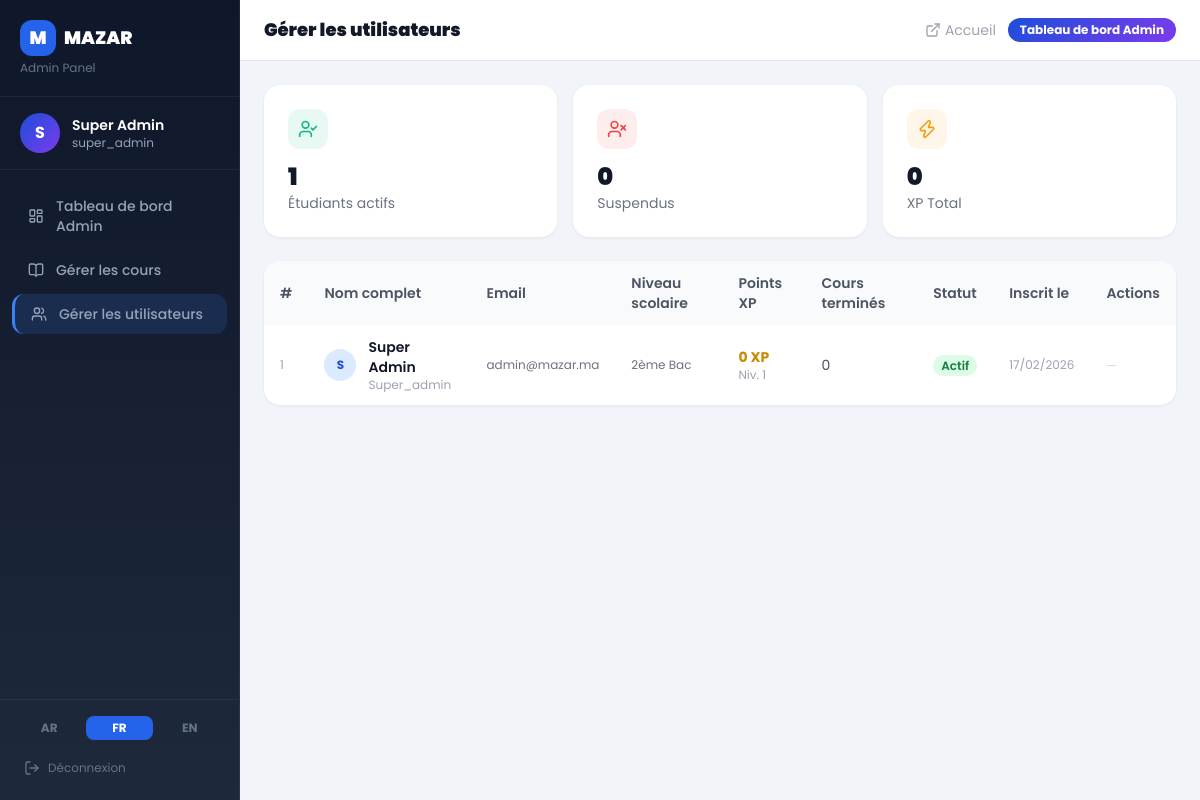
/admin/manage_users.php (signed in), run on the app's committed database.
### tables this page shows
CREATE TABLE IF NOT EXISTS `users` (
  `id`             INT UNSIGNED     NOT NULL AUTO_INCREMENT,
  `full_name`      VARCHAR(120)     NOT NULL,
  `email`          VARCHAR(180)     NOT NULL,
  `password`       VARCHAR(255)     NOT NULL,
  `grade_level_id` INT UNSIGNED     NOT NULL,
  `role`           ENUM('student','staff','admin','super_admin') NOT NULL DEFAULT 'student',
  `xp_points`      INT UNSIGNED     NOT NULL DEFAULT 0,
  `level`          TINYINT UNSIGNED NOT NULL DEFAULT 1,
  `status`         ENUM('active','banned') NOT NULL DEFAULT 'active',
  `created_at`     DATETIME         NOT NULL DEFAULT CURRENT_TIMESTAMP,
  PRIMARY KEY (`id`),
  UNIQUE KEY `email` (`email`),
  KEY `grade_level_id` (`grade_level_id`),
  CONSTRAINT `fk_users_level` FOREIGN KEY (`grade_level_id`) REFERENCES `levels` (`id`)
);

CREATE TABLE IF NOT EXISTS `levels` (
  `id`        INT UNSIGNED NOT NULL AUTO_INCREMENT,
  `name_ar`   VARCHAR(100) NOT NULL,
  `name_fr`   VARCHAR(100) NOT NULL,
  `name_en`   VARCHAR(100) NOT NULL,
  `slug`      VARCHAR(60)  NOT NULL,
  `order_num` TINYINT      NOT NULL DEFAULT 0,
  PRIMARY KEY (`id`),
  UNIQUE KEY `slug` (`slug`)
);

### includes/functions.php (called while the page is built, shortened)
<?php
function getCurrentLang(): string {
    return $_SESSION[SESS_LANG] ?? DEFAULT_LANG;
}
function getDirection(): string {
    return getCurrentLang() === 'ar' ? 'rtl' : 'ltr';
}
function loadTranslations(): array {
    static $trans = null;
    if ($trans === null) {
        $lang = getCurrentLang();
        $file = dirname(__DIR__) . '/lang/' . $lang . '.php';
        $trans = include $file;
    }
    return $trans;
}
function t(string $key, array $replace = []): string {
    $translations = loadTranslations();
    $text = $translations[$key] ?? $key;
    return $text;
}

### admin/manage_users.php (the view, shortened to what this page needs)
<?php
require_once dirname(__DIR__) . '/includes/functions.php';
$db        = getDB();
$pageTitle = t('manage_users');
$users = $db->query(
    "SELECT u.id, u.full_name, u.email, u.role, u.xp_points, u.level, u.status, u.created_at,
            lv.name_fr AS grade,
            (SELECT COUNT(*) FROM user_lesson_completions ulc WHERE ulc.user_id=u.id) AS completions
     FROM users u
     JOIN levels lv ON lv.id = u.grade_level_id
     ORDER BY u.xp_points DESC"
)->fetchAll();
require dirname(__DIR__) . '/admin/_layout.php';
?>
<div class="grid grid-cols-3 gap-4 mb-6">
  <?php
  $active  = count(array_filter($users, fn($u)=>$u['status']==='active'));
  $banned  = count($users) - $active;
  $totalXP = array_sum(array_column($users,'xp_points'));
  $cards   = [
    ['Étudiants actifs', $active,  'user-check','#10B981'],
    ['Suspendus',        $banned,  'user-x',    '#EF4444'],
    ['XP Total',         number_format($totalXP), 'zap', '#F59E0B'],
  ];
  foreach($cards as [$label,$val,$icon,$color]):
  ?>
  <div class="stat-card">
    <div class="w-10 h-10 rounded-xl flex items-center justify-center mb-3" style="background:<?= $color ?>18">
      <i data-lucide="<?= $icon ?>" class="w-5 h-5" style="color:<?= $color ?>"></i>
    </div>
    <div class="text-2xl font-black text-gray-900"><?= $val ?></div>
    <div class="text-gray-500 text-sm"><?= $label ?></div>
  </div>
  <?php endforeach; ?>
</div>
<div class="admin-card overflow-hidden">
  <div class="overflow-x-auto">
    <table class="dt-table w-full text-sm">
      <thead>
        <tr class="bg-gray-50 text-gray-600 text-left">
          <th class="px-4 py-3 font-semibold">#</th>
          <th class="px-4 py-3 font-semibold"><?= t('full_name') ?></th>
          <th class="px-4 py-3 font-semibold"><?= t('email') ?></th>
          <th class="px-4 py-3 font-semibold"><?= t('grade_level') ?></th>
          <th class="px-4 py-3 font-semibold"><?= t('xp_points') ?></th>
          <th class="px-4 py-3 font-semibold"><?= t('total_completions') ?></th>
          <th class="px-4 py-3 font-semibold"><?= t('status') ?></th>
          <th class="px-4 py-3 font-semibold"><?= t('joined_at') ?></th>
          <th class="px-4 py-3 font-semibold"><?= t('actions') ?></th>
        </tr>
      </thead>
      <tbody class="divide-y divide-gray-100">
        <?php foreach($users as $u): ?>
        <tr class="hover:bg-gray-50 transition">
          <td class="px-4 py-3 text-gray-400 text-xs"><?= $u['id'] ?></td>
          <td class="px-4 py-3">
            <div class="flex items-center gap-3">
              <div class="w-8 h-8 rounded-full bg-blue-100 flex items-center justify-center text-blue-700 font-bold text-xs flex-shrink-0">
                <?= mb_strtoupper(mb_substr($u['full_name'],0,1)) ?>
              </div>
              <div>
                <div class="font-semibold text-gray-900"><?= htmlspecialchars($u['full_name']) ?></div>
                <div class="text-xs text-gray-400"><?= ucfirst($u['role']) ?></div>
              </div>
            </div>
          </td>
          <td class="px-4 py-3 text-gray-500 text-xs"><?= htmlspecialchars($u['email']) ?></td>
          <td class="px-4 py-3 text-gray-500 text-xs"><?= htmlspecialchars($u['grade']) ?></td>
          <td class="px-4 py-3">
            <div class="font-bold text-yellow-600"><?= number_format($u['xp_points']) ?> XP</div>
            <div class="text-gray-400 text-xs">Niv. <?= $u['level'] ?></div>
          </td>
          <td class="px-4 py-3 text-gray-600 text-sm"><?= $u['completions'] ?></td>
          <td class="px-4 py-3">
            <span class="px-2 py-0.5 rounded-full text-xs font-semibold <?= $u['status']==='active' ? 'bg-green-100 text-green-700' : 'bg-red-100 text-red-700' ?>">
              <?= $u['status']==='active' ? t('active') : t('banned') ?>
            </span>
          </td>
          <td class="px-4 py-3 text-gray-400 text-xs"><?= date('d/m/Y', strtotime($u['created_at'])) ?></td>
          <td class="px-4 py-3">
            <?php if ($u['id'] != $_SESSION[SESS_USER_ID]): ?>
            <div class="flex flex-wrap gap-1">
              <form method="POST" class="inline">
                <?= csrfField() ?>
                <input type="hidden" name="action"  value="toggle_status">
                <input type="hidden" name="user_id" value="<?= $u['id'] ?>">
                <button type="submit"
                        class="text-xs px-2 py-1 rounded-lg font-semibold transition <?= $u['status']==='active' ? 'bg-red-50 text-red-600 hover:bg-red-100' : 'bg-green-50 text-green-600 hover:bg-green-100' ?>">
                  <?= $u['status']==='active' ? t('ban_user') : t('activate_user') ?>
                </button>
              </form>
              <button onclick="openXpModal(<?= $u['id'] ?>, '<?= htmlspecialchars(addslashes($u['full_name'])) ?>')"
                      class="text-xs px-2 py-1 rounded-lg font-semibold bg-yellow-50 text-yellow-700 hover:bg-yellow-100 transition">
                ⚡ <?= t('add_xp') ?>
              </button>
              <form method="POST" class="inline" onsubmit="return confirm('Réinitialiser le XP ?')">
                <?= csrfField() ?>
                <input type="hidden" name="action"  value="reset_xp">
                <input type="hidden" name="user_id" value="<?= $u['id'] ?>">
                <button type="submit"
                        class="text-xs px-2 py-1 rounded-lg font-semibold bg-gray-50 text-gray-600 hover:bg-gray-100 transition">
                  <?= t('reset_xp') ?>
                </button>
              </form>
            </div>
            <?php else: ?>
            <span class="text-gray-300 text-xs">—</span>
            <?php endif; ?>
          </td>
        </tr>
        <?php endforeach; ?>
      </tbody>
    </table>
  </div>
</div>
<?php require dirname(__DIR__) . '/admin/_layout_end.php'; ?>

### admin/_layout.php (shortened to what this page needs)
<?php
$lang = getCurrentLang();
$dir  = getDirection();
$adminName = $_SESSION[SESS_USERNAME] ?? 'Admin';
?>
<!DOCTYPE html>
<html lang="<?= $lang ?>" dir="<?= $dir ?>">
<head>
  <script src="https://cdn.tailwindcss.com"></script>
  <link  rel="stylesheet" href="https://cdnjs.cloudflare.com/ajax/libs/datatables/1.10.21/css/dataTables.bootstrap5.min.css">
</head>
<body class="flex h-screen overflow-hidden">
<aside class="admin-sidebar w-60 flex-shrink-0 flex flex-col h-full overflow-y-auto hidden md:flex">
  <div class="px-5 py-5 border-b border-white/5">
    <a href="/<?= basename(dirname($_SERVER['SCRIPT_NAME'])) !== 'admin' ? '../' : '' ?>" class="flex items-center gap-2">
      <div class="w-9 h-9 rounded-xl bg-blue-600 flex items-center justify-center">
        <span class="text-white font-black text-lg">M</span>
      </div>
      <span class="text-white font-black text-lg"><?= t('site_name') ?></span>
    </a>
    <div class="mt-1 text-xs text-slate-500">Admin Panel</div>
  </div>
  <div class="px-5 py-4 border-b border-white/5">
    <div class="flex items-center gap-3">
      <div class="w-10 h-10 badge-admin rounded-full flex items-center justify-center text-white font-bold flex-shrink-0">
        <?= mb_strtoupper(mb_substr($adminName,0,1)) ?>
      </div>
      <div>
        <div class="text-white font-semibold text-sm"><?= htmlspecialchars($adminName) ?></div>
        <div class="text-slate-400 text-xs"><?= $_SESSION[SESS_ROLE] ?></div>
      </div>
    </div>
  </div>
  <nav class="px-3 py-4 flex-1 space-y-1">
    <?php
    $navItems = [
      ['dashboard.php',      'layout-dashboard', t('admin_dashboard')],
      ['manage_lessons.php', 'book-open',         t('manage_lessons')],
      ['manage_users.php',   'users',             t('manage_users')],
    ];
    $current = basename($_SERVER['PHP_SELF']);
    foreach($navItems as [$href,$icon,$label]):
    ?>
    <a href="<?= $href ?>"
       class="nav-item flex items-center gap-3 px-4 py-2.5 rounded-xl text-slate-400 text-sm font-medium cursor-pointer
       <?= $current===$href ? 'active-nav text-blue-400' : '' ?>">
      <i data-lucide="<?= $icon ?>" class="w-4 h-4 flex-shrink-0"></i>
      <?= $label ?>
    </a>
    <?php endforeach; ?>
  </nav>
  <div class="px-4 py-4 border-t border-white/5 space-y-3">
    <div class="flex gap-1">
      <?php foreach(['ar','fr','en'] as $l): ?>
      <a href="?lang=<?= $l ?>"
         class="flex-1 text-center py-1 rounded-lg text-xs font-bold transition <?= $lang===$l ? 'bg-blue-600 text-white' : 'text-slate-500 hover:bg-white/5' ?>">
        <?= strtoupper($l) ?>
      </a>
      <?php endforeach; ?>
    </div>
    <a href="../logout.php" class="flex items-center gap-2 text-slate-500 hover:text-white text-xs px-2 py-2 rounded-xl hover:bg-white/5 transition">
      <i data-lucide="log-out" class="w-4 h-4"></i>
      <?= t('logout') ?>
    </a>
  </div>
</aside>
<div class="flex-1 admin-content flex flex-col overflow-hidden">
  <header class="bg-white border-b border-gray-200 px-6 py-4 flex items-center justify-between flex-shrink-0">
    <h1 class="font-black text-gray-900 text-lg"><?= htmlspecialchars($pageTitle ?? '') ?></h1>
    <div class="flex items-center gap-3">
      <a href="../index.php" target="_blank" class="text-gray-400 hover:text-blue-600 text-sm flex items-center gap-1 transition">
        <i data-lucide="external-link" class="w-4 h-4"></i>
        <?= t('home') ?>
      </a>
      <div class="badge-admin text-white text-xs font-bold px-3 py-1 rounded-full"><?= t('admin_dashboard') ?></div>
    </div>
  </header>
  <main class="flex-1 overflow-y-auto p-6">

### admin/_layout_end.php (shortened to what this page needs)
  </main>
</div>
</body>
</html>

### data on the page
users: id "1", full_name "S", full_name "Super Admin", role "Super_admin", email "admin@mazar.ma", grade_level.name_fr "2ème Bac", xp_points "0", level "1", completions "0", status "Actif", created_at "17/02/2026"

### other printed values
t('site_name') "MAZAR"
mb_strtoupper(mb_substr($adminName,0,1)) "S"
$adminName "Super Admin"
$_SESSION[SESS_ROLE] "super_admin"
$label "Tableau de bord Admin"
$label "Gérer les cours"
$label "Gérer les utilisateurs"
$l "AR"
$l "FR"
$l "EN"
t('logout') "Déconnexion"
$pageTitle "Gérer les utilisateurs"
t('home') "Accueil"
t('admin_dashboard') "Tableau de bord Admin"
$val "1"
